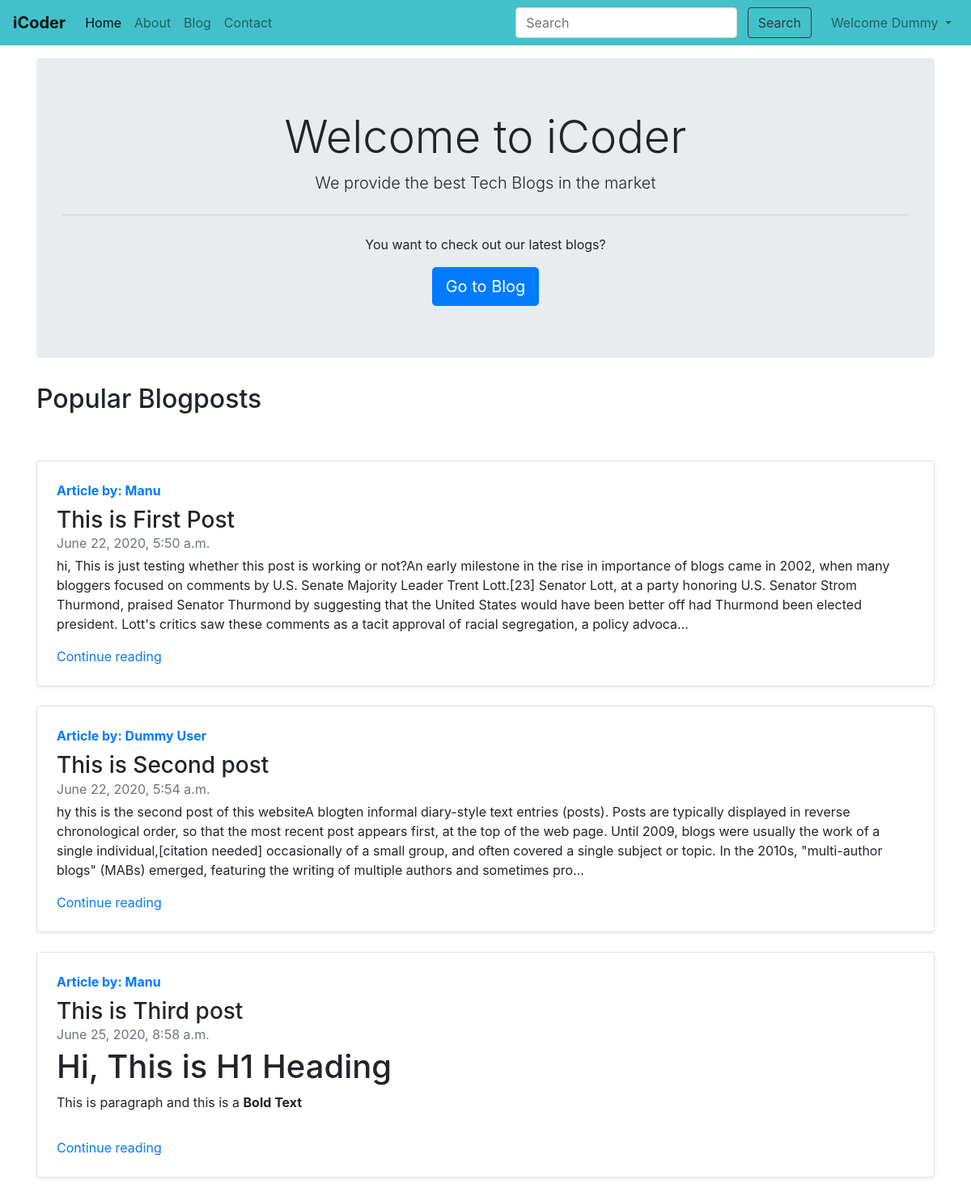
The page / (signed in) on the database its author committed.
### blog/models.py (models this page shows, shortened)
class Post(models.Model):
    sno = models.AutoField(primary_key=True)
    slug = models.CharField(max_length=130)
    views = models.IntegerField(default=0)
    title = models.CharField(max_length=255)
    content = models.TextField()
    author = models.CharField(max_length=50)
    timeStamp = models.DateTimeField(blank=True)

### home/views.py (the view)
# urls.py: path('', views.home, name='home'),
def home(request):
    allPosts = Post.objects.all()
    context = {'allPosts': allPosts}
    return render(request, 'home/home.html', context)

### templates/home/home.html (shortened to what this page needs)
{% extends 'base.html' %}
{% block homeactive %} active {% endblock homeactive %}
{% block body %}
<div class="container my-3">
    <div class="jumbotron" align="center">
        <h1 class="display-4">Welcome to iCoder</h1>
        <p class="lead">We provide the best Tech Blogs in the market</p>
        <hr class="my-4">
        <p>You want to check out our latest blogs?</p>
        <a class="btn btn-primary btn-lg" href="/blog" role="button">Go to Blog</a>
    </div>
</div>
<div class="container">
    <h2>Popular Blogposts</h2><br>
    {% for post in allPosts %}
    <div class="row no-gutters border rounded overflow-hidden flex-md-row my-4 shadow-sm h-md-250 position-relative">
        <div class="col p-4 d-flex flex-column position-static">
            <strong class="d-inline-block mb-2 text-primary">Article by: {{post.author}}</strong>
            <h3 class="mb-0">{{post.title}}</h3>
            <div class="mb-1 text-muted">{{post.timeStamp}}</div>
            <p class="card-text mb-auto">{{post.content| safe | truncatechars:500}}</p>
            <a href="/blog/{{post.slug}}" class="stretched-link">Continue reading</a>
        </div>
    </div>
{% endfor %}
{% endblock body %}

### templates/base.html (shortened to what this page needs)
<!doctype html>
<html lang="en">
<head>
  <link rel="stylesheet" href="https://stackpath.bootstrapcdn.com/bootstrap/4.5.0/css/bootstrap.min.css"
>
</head>
<body>
  <nav class="navbar navbar-expand-lg navbar-light" style="background-color: #43C1CA;">
    <a class="navbar-brand" href="/"><b>iCoder</b></a>
    <div class="collapse navbar-collapse" id="navbarSupportedContent">
      <ul class="navbar-nav mr-auto">
        <li class="nav-item {% block homeactive %} {% endblock homeactive %}">
          <a class="nav-link" href="/">Home <span class="sr-only">(current)</span></a>
        </li>
        <li class="nav-item {% block aboutactive %} {% endblock aboutactive %}">
          <a class="nav-link" href="/about">About</a>
        </li>
        <li class="nav-item {% block blogactive %} {% endblock blogactive %}">
          <a class="nav-link" href="/blog">Blog</a>
        </li>
        <li class="nav-item {% block contactactive %} {% endblock contactactive %}">
          <a class="nav-link" href="/contact">Contact</a>
        </li>
      </ul>
      <div class="ml-auto form-inline">
      <form method="get" action="/search" class="my-2 my-lg-0 mx-3">
        <input class="form-control mr-sm-2" type="search" placeholder="Search" aria-label="Search" name="query"
          id="query">
        <button class="btn btn-outline-dark my-2 my-sm-0" type="submit">Search</button>
      </form>
      {% if user.is_authenticated %}
       <ul class="navbar-nav ml-auto">
      <li class="nav-item dropdown">
        <a class="nav-link dropdown-toggle" href="#" id="navbarDropdown" role="button" data-toggle="dropdown" aria-haspopup="true" aria-expanded="false">
          Welcome {{request.user}}
        </a>
      </li>
      </ul>
      {% endif %}
      </div>
    </div>
  </nav>
  {% block body %}
  {% endblock body %}
</body>
</html>

### rows shown on the page
Post: author "Manu", title "This is First Post", timeStamp "June 22, 2020, 5:50 a.m.", content "hi, This is just testing whether this post is working or not?An early milestone in the rise in importance of blogs came in 2002, when many bloggers focused on comments by U.S. Senate Majority Leader Trent Lott.[23] Senator Lott, at a party honoring U.S. Senator Strom Thurmond, praised Senator Thurmond by suggesting that the United States would have been better off had Thurmond been elected president. Lott's critics saw these comments as a tacit approval of racial segregation, a policy advoca…"
Post: author "Dummy User", title "This is Second post", timeStamp "June 22, 2020, 5:54 a.m.", content "hy this is the second post of this websiteA blogten informal diary-style text entries (posts). Posts are typically displayed in reverse chronological order, so that the most recent post appears first, at the top of the web page. Until 2009, blogs were usually the work of a single individual,[citation needed] occasionally of a small group, and often covered a single subject or topic. In the 2010s, \"multi-author blogs\" (MABs) emerged, featuring the writing of multiple authors and sometimes pro…"
Post: author "Manu", title "This is Third post", timeStamp "June 25, 2020, 8:58 a.m.", content "Hi, This is H1 Heading This is paragraph and this is a Bold Text"

### other values the page prints
{{ request.user }} "Dummy"
